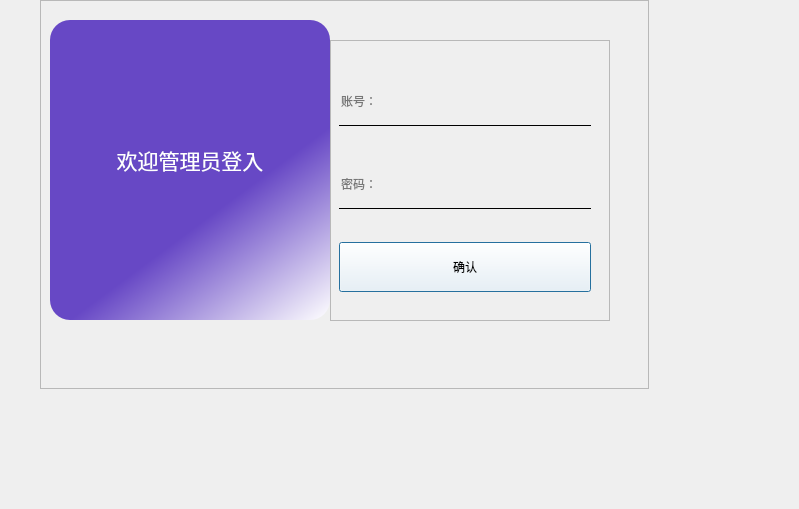
<?xml version="1.0" encoding="UTF-8"?>
<ui version="4.0">
 <class>Administrator</class>
 <widget class="QDialog" name="Administrator">
  <property name="geometry">
   <rect>
    <x>0</x>
    <y>0</y>
    <width>799</width>
    <height>509</height>
   </rect>
  </property>
  <property name="minimumSize">
   <size>
    <width>637</width>
    <height>440</height>
   </size>
  </property>
  <property name="windowTitle">
   <string>Dialog</string>
  </property>
  <widget class="QFrame" name="frame">
   <property name="geometry">
    <rect>
     <x>40</x>
     <y>0</y>
     <width>609</width>
     <height>389</height>
    </rect>
   </property>
   <property name="frameShape">
    <enum>QFrame::Shape::StyledPanel</enum>
   </property>
   <property name="frameShadow">
    <enum>QFrame::Shadow::Raised</enum>
   </property>
   <widget class="QFrame" name="frame_2">
    <property name="geometry">
     <rect>
      <x>10</x>
      <y>20</y>
      <width>280</width>
      <height>300</height>
     </rect>
    </property>
    <property name="minimumSize">
     <size>
      <width>280</width>
      <height>300</height>
     </size>
    </property>
    <property name="styleSheet">
     <string notr="true">#frame_2{
background-color: qlineargradient(spread:pad, x1:0.698864, y1:0.565, x2:1, y2:1, stop:0 rgba(103, 72, 197, 255), stop:1 rgba(255, 255, 255, 255));
border-radius:20px ;}
</string>
    </property>
    <property name="frameShape">
     <enum>QFrame::Shape::StyledPanel</enum>
    </property>
    <property name="frameShadow">
     <enum>QFrame::Shadow::Raised</enum>
    </property>
    <widget class="QLabel" name="label">
     <property name="geometry">
      <rect>
       <x>20</x>
       <y>100</y>
       <width>240</width>
       <height>80</height>
      </rect>
     </property>
     <property name="minimumSize">
      <size>
       <width>240</width>
       <height>80</height>
      </size>
     </property>
     <property name="text">
      <string>&lt;html&gt;&lt;head/&gt;&lt;body&gt;&lt;p align=&quot;center&quot;&gt;&lt;span style=&quot; font-size:16pt; color:#ffffff;&quot;&gt;欢迎管理员登入&lt;/span&gt;&lt;/p&gt;&lt;/body&gt;&lt;/html&gt;</string>
     </property>
    </widget>
   </widget>
   <widget class="QFrame" name="frame_3">
    <property name="geometry">
     <rect>
      <x>290</x>
      <y>40</y>
      <width>280</width>
      <height>281</height>
     </rect>
    </property>
    <property name="minimumSize">
     <size>
      <width>280</width>
      <height>280</height>
     </size>
    </property>
    <property name="styleSheet">
     <string notr="true"/>
    </property>
    <property name="frameShape">
     <enum>QFrame::Shape::StyledPanel</enum>
    </property>
    <property name="frameShadow">
     <enum>QFrame::Shadow::Raised</enum>
    </property>
    <widget class="QWidget" name="verticalLayoutWidget_2">
     <property name="geometry">
      <rect>
       <x>9</x>
       <y>9</y>
       <width>252</width>
       <height>271</height>
      </rect>
     </property>
     <layout class="QVBoxLayout" name="verticalLayout_2">
      <item>
       <widget class="QLineEdit" name="adaccout">
        <property name="minimumSize">
         <size>
          <width>250</width>
          <height>50</height>
         </size>
        </property>
        <property name="styleSheet">
         <string notr="true">QLineEdit{
	background-color:rgba(255,255,255,0);
	border:none;
	border-bottom:1px solid black;}</string>
        </property>
        <property name="placeholderText">
         <string>账号：</string>
        </property>
        <property name="clearButtonEnabled">
         <bool>true</bool>
        </property>
       </widget>
      </item>
      <item>
       <widget class="QLineEdit" name="adpassword">
        <property name="minimumSize">
         <size>
          <width>250</width>
          <height>50</height>
         </size>
        </property>
        <property name="styleSheet">
         <string notr="true">QLineEdit{
	background-color:rgba(255,255,255,0);
	border:none;
	border-bottom:1px solid black;}</string>
        </property>
        <property name="echoMode">
         <enum>QLineEdit::EchoMode::Password</enum>
        </property>
        <property name="placeholderText">
         <string>密码：</string>
        </property>
        <property name="clearButtonEnabled">
         <bool>true</bool>
        </property>
       </widget>
      </item>
      <item>
       <widget class="QPushButton" name="next">
        <property name="minimumSize">
         <size>
          <width>250</width>
          <height>50</height>
         </size>
        </property>
        <property name="styleSheet">
         <string notr="true">background-color: rgb(255, 255, 255);
font: 9pt &quot;Modern No. 20&quot;;</string>
        </property>
        <property name="text">
         <string>确认</string>
        </property>
       </widget>
      </item>
     </layout>
    </widget>
   </widget>
  </widget>
 </widget>
 <resources/>
 <connections/>
</ui>
